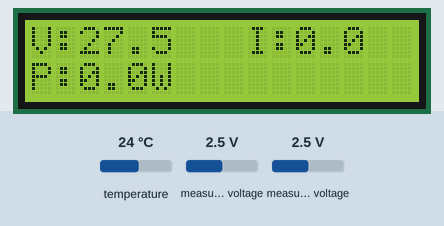
Bench run of a sketch on a simulated Seeed XIAO ESP32-C3. Parts: 16×2 character LCD. Inputs (shaded band) come from the test bench; at power-on: measured voltage 2.5 V, temperature 24 °C. WiFi joins after 1.5 s; servers stay silent unless stated; what the sketch prints to the serial monitor is not drawn.

Above: at 5.3 s.
5.4 s: measured voltage (sensor 200) set to 0.1 V
At 7.6 s:
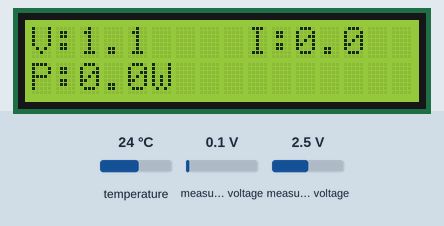
8.2 s: measured voltage (sensor 201) set to 0.1 V
At 11.9 s:
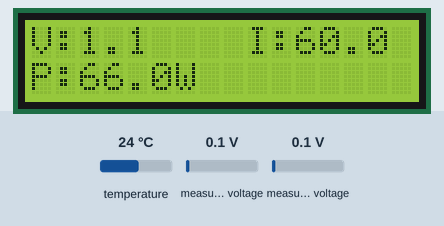
12.2 s: measured voltage (sensor 200) set to 1.2 V
At 15.1 s:
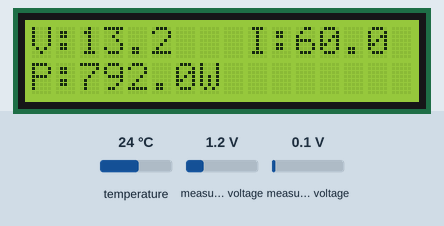
16.2 s: measured voltage (sensor 201) set to 1.2 V
At 19.3 s:
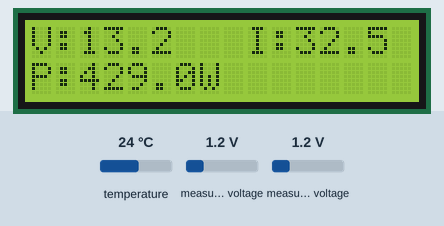
20.2 s: measured voltage (sensor 200) set to 2.5 V
At 23.6 s:
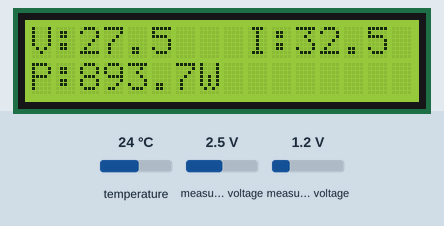
24.2 s: measured voltage (sensor 201) set to 3.8 V
At 27.8 s:
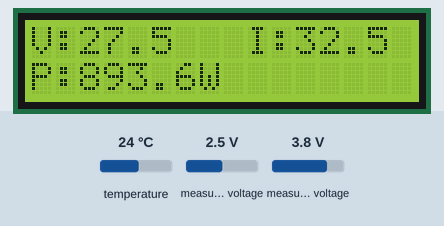
Timing chart, 0 to 29.2 s (numbered marks = the images above; inputs shaded):
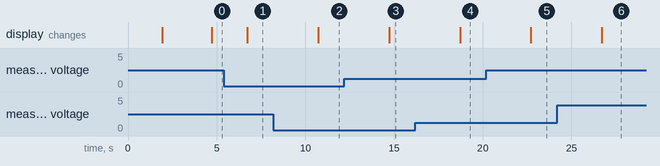

Measured:
- after the input at 5.4 s, the display: changes after 1.3 s (image 1)
- after the input at 8.2 s, the display: changes after 2.5 s (image 2)
- after the input at 12.2 s, the display: changes after 2.5 s (image 3)
- after the input at 16.2 s, the display: changes after 2.5 s (image 4)
- after the input at 20.2 s, the display: changes after 2.5 s (image 5)
- after the input at 24.2 s, the display: changes after 2.5 s (image 6)

The sketch:

Code.ino
```cpp
/********************************************************
   SOLAR PANEL MONITORING SYSTEM V2
   XIAO ESP32-C3
   ADS1115
   ACS758-50B
   DS18B20
   16x2 I2C LCD
   Blynk IoT
********************************************************/

#define BLYNK_TEMPLATE_ID "YOUR_TEMPLATE_ID"
#define BLYNK_TEMPLATE_NAME "Solar PV Monitoring"
#define BLYNK_AUTH_TOKEN "YOUR_AUTH_TOKEN"

#define BLYNK_PRINT Serial

#include <WiFi.h>
#include <Wire.h>
#include <LiquidCrystal_I2C.h>
#include <Adafruit_ADS1X15.h>
#include <BlynkSimpleEsp32.h>
#include <OneWire.h>
#include <DallasTemperature.h>

//================ WiFi ==================
char ssid[] = "YOUR_WIFI_NAME";
char pass[] = "YOUR_WIFI_PASSWORD";

//================ LCD ===================
LiquidCrystal_I2C lcd(0x27, 16, 2);

//================ ADS1115 ===============
Adafruit_ADS1115 ads;

//================ DS18B20 ===============
#define ONE_WIRE_BUS 4

OneWire oneWire(ONE_WIRE_BUS);
DallasTemperature sensors(&oneWire);

//============== Calibration =============

// Voltage Divider
const float R1 = 100000.0;
const float R2 = 10000.0;

// ACS758 Parameters
const float sensitivity = 0.040; // 40mV/A
const float offsetVoltage = 2.50;

// ADS1115 LSB
const float ADS_LSB = 0.1875 / 1000.0;

// Electricity Cost
const float costPerkWh = 6.0;

//============== Variables ===============

float voltage = 0;
float current = 0;
float power = 0;
float energy = 0;
float temperature = 0;
float savings = 0;

unsigned long previousMillis = 0;

//============== Blynk Timer =============
BlynkTimer timer;

//========================================
// Read Sensors
//========================================

void readSensors()
{
  // ADS1115 Channel A0 = Voltage
  int16_t voltageRaw = ads.readADC_SingleEnded(0);

  float adcVoltage = voltageRaw * ADS_LSB;

  voltage = adcVoltage * ((R1 + R2) / R2);

  if (voltage < 0.1)
    voltage = 0;

  // ADS1115 Channel A1 = ACS758

  int16_t currentRaw = ads.readADC_SingleEnded(1);

  float currentADCVoltage = currentRaw * ADS_LSB;

  current =
      (currentADCVoltage - offsetVoltage) /
      sensitivity;

  if (abs(current) < 0.05)
    current = 0;

  current = abs(current);

  // Temperature

  sensors.requestTemperatures();
  temperature = sensors.getTempCByIndex(0);

  // Power

  power = voltage * current;

  // Energy

  unsigned long currentMillis = millis();

  float elapsedHours =
      (currentMillis - previousMillis) /
      3600000.0;

  energy += power * elapsedHours;

  previousMillis = currentMillis;

  // Savings

  savings = (energy / 1000.0) * costPerkWh;
}

//========================================
// Update LCD
//========================================

void updateLCD()
{
  lcd.clear();

  lcd.setCursor(0, 0);
  lcd.print("V:");
  lcd.print(voltage, 1);

  lcd.setCursor(9, 0);
  lcd.print("I:");
  lcd.print(current, 1);

  lcd.setCursor(0, 1);
  lcd.print("P:");
  lcd.print(power, 1);
  lcd.print("W");
}

//========================================
// Send to Blynk
//========================================

void sendToBlynk()
{
  Blynk.virtualWrite(V0, voltage);
  Blynk.virtualWrite(V1, current);
  Blynk.virtualWrite(V2, power);
  Blynk.virtualWrite(V3, energy);
  Blynk.virtualWrite(V4, temperature);
  Blynk.virtualWrite(V5, savings);
}

//========================================
// Main Update Function
//========================================

void updateSystem()
{
  readSensors();
  updateLCD();
  sendToBlynk();

  Serial.println("---------------------");
  Serial.print("Voltage: ");
  Serial.println(voltage);

  Serial.print("Current: ");
  Serial.println(current);

  Serial.print("Power: ");
  Serial.println(power);

  Serial.print("Energy: ");
  Serial.println(energy);

  Serial.print("Temp: ");
  Serial.println(temperature);

  Serial.print("Savings: ");
  Serial.println(savings);
}

//========================================
// Setup
//========================================

void setup()
{
  Serial.begin(115200);

  Wire.begin();

  lcd.init();
  lcd.backlight();

  lcd.setCursor(0, 0);
  lcd.print("Solar Monitor");

  if (!ads.begin())
  {
    lcd.clear();
    lcd.print("ADS1115 Error");

    while (1);
  }

  ads.setGain(GAIN_TWOTHIRDS);

  sensors.begin();

  WiFi.begin(ssid, pass);

  lcd.setCursor(0, 1);
  lcd.print("Connecting");

  while (WiFi.status() != WL_CONNECTED)
  {
    delay(500);
    Serial.print(".");
  }

  Blynk.begin(
      BLYNK_AUTH_TOKEN,
      ssid,
      pass);

  previousMillis = millis();

  timer.setInterval(
      2000L,
      updateSystem);

  lcd.clear();
  lcd.print("Connected");
  delay(1500);
}

//========================================
// Loop
//========================================

void loop()
{
  Blynk.run();
  timer.run();
}
```
